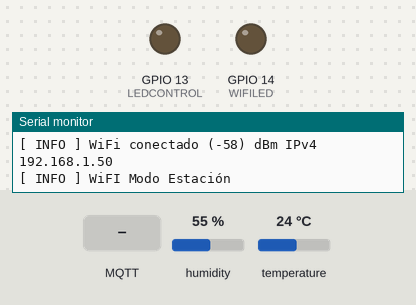
The program below on a simulated ESP32. Shown: output pins drawn as LEDs (lit = HIGH), the last lines printed to the serial monitor. The inputs (shaded band) are chosen by the test bench; at power-on: humidity 55 %, temperature 24 °C. WiFi joins after 1.5 s; servers stay silent unless stated; storage starts empty; random numbers use the default seed unless the program sets one; EEPROM starts erased; no MQTT or app messages arrive unless stated.

Above: at 2.8 s.
2.9 s: MQTT message "on" arrives on the first subscribed topic
At 6.7 s:
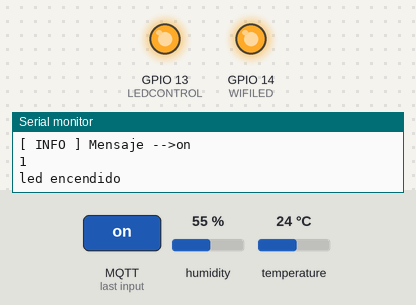
At 8.6 s:
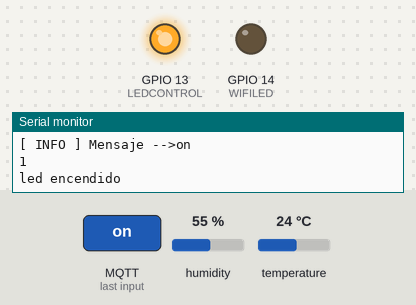
9.6 s: MQTT message "off" arrives on the first subscribed topic
At 11.7 s:
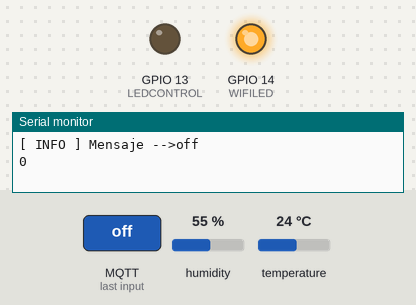
Timing chart, 0 to 20.0 s (numbered marks = the images above; inputs shaded):
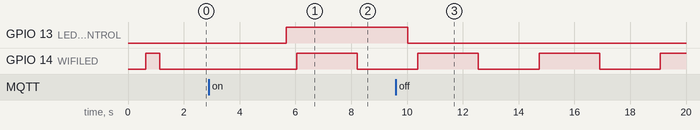

Measured:
- after the input at 2.9 s, GPIO 13 (LEDCONTROL): LOW → HIGH after 2.8 s
- after the input at 9.6 s, GPIO 13 (LEDCONTROL): HIGH → LOW after 0.43 s
- by itself, GPIO 14 (WIFILED): alternates HIGH for 2.2 s and LOW for 2.2 s

The program:

main.cpp
```cpp
// -------------------------------------------------------------------
// Librerías
// -------------------------------------------------------------------
#include <Arduino.h>
#include <ArduinoJson.h>
#include "DHTesp.h" // Click here to get the library: http://librarymanager/All#DHTesp
#include <SPIFFS.h>
#include <EEPROM.h>
#include <TimeLib.h>
// -------------------------------------------------------------------
// Archivos *.hpp - Fragmentar el Código
// -------------------------------------------------------------------
#include "vue32_header.hpp"
#include "vue32_functions.hpp"
#include "vue32_settings.hpp"
#include "vue32_wifi.hpp"
#include "vue32_mqtt.hpp"

DHTesp dht;

// -------------------------------------------------------------------
// Setup
// -------------------------------------------------------------------
void setup() {
  Serial.begin(115200);
  setCpuFrequencyMhz(240);
  // Memoria EEPROM init
  EEPROM.begin(256);
  // Leer el valor de la memoria
  EEPROM.get(Restart_Address, device_restart);
  device_restart++;
  // Guardar el valor a la memoria
  EEPROM.put(Restart_Address, device_restart);
  EEPROM.commit();
  EEPROM.end();
  log("\n[ INFO ] Iniciando Setup");
  log("[ INFO ] Reinicios " + String(device_restart));
  log("[ INFO ] Setup corriendo en el Core "+ String(xPortGetCoreID()));
  // Iniciar el SPIFFS
  if(!SPIFFS.begin(true)){
    log("[ ERROR ] Falló la inicialización del SPIFFS");
    while(true);
  }
  // Leer el Archivo settings.json
  if(!settingsRead()){
    settingsSave();
  }
  // Configuración de los LEDs
  settingPines();
  // Setup WIFI
  wifi_setup();

  dht.setup(26, DHTesp::DHT11); // Connect DHT sensor to GPIO 17

}
// -------------------------------------------------------------------
// Loop Principal
// -------------------------------------------------------------------
void loop() {

// -------------------------------------------------------------------
// WIFI
// -------------------------------------------------------------------
  if(wifi_mode == WIFI_STA){
    wifiLoop();
  }else if (wifi_mode == WIFI_AP){
    wifiAPLoop();
  }

 delay(1800);

  humidity = dht.getHumidity();
  temp = dht.getTemperature();
  fah = dht.toFahrenheit(temp);
  heatIndex = dht.computeHeatIndex(temp, humidity, false);
  // Serial.print(dht.getStatusString());
  // Serial.print("\t");
  // Serial.print(humidity, 1);
  // Serial.print("\t\t");
  // Serial.print(temperature, 1);
  // Serial.print("\t\t");
  // Serial.print(, 1);
  // Serial.print("\t\t");
  // Serial.print(dht.computeHeatIndex(temperature, humidity, false), 1);
  // Serial.print("\t\t");
  // Serial.println(dht.computeHeatIndex(dht.toFahrenheit(temperature), humidity, true), 1);

 if((WiFi.status() == WL_CONNECTED) && (wifi_mode == WIFI_STA)){
    if(mqtt_server != 0){
      // Función para el Loop principla de MQTT
       mqttLoop();

        mqtt_publish_temp();
        mqtt_publish_humidity();
        mqtt_publish_fah();
        mqtt_publish_heatIndex();
        mqtt_publish_data();


    }
  }
}
```

vue32_LedBlink.hpp
```cpp
#include <Arduino.h>

bool ioBlink = false;
unsigned long milOld;
int rndTemp = 0;

// -------------------------------------------------------------------
// Off un Led/Relay/Actuador
// -------------------------------------------------------------------
void setOffSingle(int _pin){
    digitalWrite(_pin, LOW); // 0
}
// -------------------------------------------------------------------
// On un Led/Relay/Actuador
// -------------------------------------------------------------------
void setOnSingle(int _pin){
    digitalWrite(_pin, HIGH); // 1
}
// -------------------------------------------------------------------
// On/Off un Led/Relay/Actuador segun Estados
// -------------------------------------------------------------------
void setOnOffSingle(int _pin, bool status){
    if(status){
        digitalWrite(_pin, HIGH);
    }else{
        digitalWrite(_pin, LOW);
    }
}
// -------------------------------------------------------------------
// Simple blinking function - Pestañeo para Alarmas tiempo variable
// -------------------------------------------------------------------
void blinkSingle(int speed, int _pin){
    if((milOld + speed) < millis()){
        milOld = millis();
        if(ioBlink == false){
            digitalWrite(_pin, HIGH);
            ioBlink = true;
        }else{
            digitalWrite(_pin, LOW);
            ioBlink = false;
        }
    }
}
// -------------------------------------------------------------------
// Parpadeo Asincrónico Tiempo On y Tiempo Off tiempo variable
// -------------------------------------------------------------------
void blinkSingleAsy(int timeHigh, int timeLow, int _pin){
    if(ioBlink == false){
        if((milOld + timeHigh) < millis()){
            milOld = millis();
            digitalWrite(_pin, LOW);
            ioBlink = true;
        }
    }else{
        if((milOld + timeLow) < millis()){
            milOld = millis();
            digitalWrite(_pin, HIGH);
            ioBlink = false;
        }
    }
}
// -------------------------------------------------------------------
// Blinking with randomised delay como para TX/RX de Datos
// -------------------------------------------------------------------
void blinkRandomSingle(int minTime, int maxTime, int _pin){
    if((milOld + rndTemp) < millis()){
        milOld = millis();
        rndTemp = random(minTime, maxTime);
        if(ioBlink == false){
            digitalWrite(_pin, HIGH);
            ioBlink = true;
        }else{
            digitalWrite(_pin, LOW);
            ioBlink = false;
        }
    }
}
```

vue32_functions.hpp
```cpp
/* -------------------------------------------------------------------
 * AdminESP - ElectronicIOT 2022
 * Sitio WEB: https://electroniciot.com
 * Correo: admin@electroniciot.com
 * Cel_WSP: +591 71243395
 * Plataforma: ESP32
 * Framework:  Arduino
 * Proyecto: Panel Administrativo para el ESP32 con Vue.js
 * Nombre: VUE32 Admin Tool
 * Autor: Ing. Yamir Hidalgo Peña
 * -------------------------------------------------------------------
*/

#include "vue32_LedBlink.hpp"

// -------------------------------------------------------------------
// Genera un log en el puerto Serial
// -------------------------------------------------------------------
void log(String s){
    Serial.println(s);
}
// -------------------------------------------------------------------
// Definir la Plataforma
// -------------------------------------------------------------------
String platform(){
// Optiene la plataforma de hardware
#ifdef ARDUINO_ESP32_DEV
    return "ESP32";
#endif
}
// -------------------------------------------------------------------
// De HEX a String
// -------------------------------------------------------------------
String hexStr(const unsigned long &h, const byte &l = 8){
    String s;
    s = String(h, HEX);
    s.toUpperCase();
    s = ("00000000" + s).substring(s.length() + 8 - l);
    return s;
}
// -------------------------------------------------------------------
// Crear un ID unico desde la direccion MAC
// -------------------------------------------------------------------
String idUnique(){
    // Retorna los ultimos 4 Bytes del MAC rotados
    char idunique[15];
    uint64_t chipid = ESP.getEfuseMac();
    uint16_t chip = (uint16_t)(chipid >> 32);
    snprintf(idunique, 15, "%04X", chip);
    return idunique;
}
// -------------------------------------------------------------------
// Número de serie del Dispositivo único
// -------------------------------------------------------------------
String deviceID(){
    return String(platform()) + hexStr(ESP.getEfuseMac()) + String(idUnique());
}
// -------------------------------------------------------------------
// Configurar los Pines de Salida WIFI - MQTT
// -------------------------------------------------------------------
void settingPines(){
    pinMode(WIFILED, OUTPUT);
    pinMode(DHTPIN, OUTPUT);
    pinMode(LEDCONTROL, OUTPUT);
    setOffSingle(WIFILED);
    setOffSingle(LEDCONTROL);
    setOffSingle(DHTPIN);
}
// -------------------------------------------------------------------
// Convierte un char a IP
// -------------------------------------------------------------------
uint8_t ip[4];    // Variable función convertir string a IP
IPAddress CharToIP(const char *str){
    sscanf(str, "%hhu.%hhu.%hhu.%hhu", &ip[0], &ip[1], &ip[2], &ip[3]);
    return IPAddress(ip[0], ip[1], ip[2], ip[3]);
}
// -------------------------------------------------------------------
// Retorna IPAddress en formato "n.n.n.n" de IP a String
// -------------------------------------------------------------------
String ipStr(const IPAddress &ip){
    String sFn = "";
    for (byte bFn = 0; bFn < 3; bFn++){
        sFn += String((ip >> (8 * bFn)) & 0xFF) + ".";
    }
    sFn += String(((ip >> 8 * 3)) & 0xFF);
    return sFn;
}
String pathMqtt(){
    return String("v1/devices/"+String(mqtt_cloud_id));
}
void mqttRX(){
    for(int16_t i = 0; i < 1; i++){
        vTaskDelay(10);
    }
}
// -------------------------------------------------------------------
// Parpadeo LED MQTT Transmisión
// -------------------------------------------------------------------
void mqttTX(){
    for(int16_t i = 0; i < 6; i++){
        vTaskDelay(50);
        vTaskDelay(10);
    }
}
String longTimeStr(const time_t &t){
    String s = String(t / SECS_PER_DAY) + ':';
    if (hour(t) < 10)
    {
        s += '0';
    }
    s += String(hour(t)) + ':';
    if (minute(t) < 10)
    {
        s += '0';
    }
    s += String(minute(t)) + ':';
    if (second(t) < 10)
    {
        s += '0';
    }
    s += String(second(t));
    return s;
}
```

vue32_header.hpp
```cpp
// -------------------------------------------------------------------
// Definiciones
// -------------------------------------------------------------------
#define WIFILED 14
#define DHTTYPE 11
#define DHTPIN 33
#define LEDCONTROL 13
// -------------------------------------------------------------------
// CALCULAR LA CAPACIDAD DEL JSON
// Asistente ArduinoJson: https://arduinojson.org/v6/assistant/
// Documentación: https://arduinojson.org/v6/api/json/deserializejson/
// -------------------------------------------------------------------
const size_t capacitySettings = 1536;
// -------------------------------------------------------------------
// Versión de Firmware desde las variables de entorno platformio.ini
// -------------------------------------------------------------------
#define TEXTIFY(A) #A
#define ESCAPEQUOTE(A) TEXTIFY(A)
String device_fw_version = ESCAPEQUOTE(BUILD_TAG);
// -------------------------------------------------------------------
// Version de Hardware y Fabricante
// -------------------------------------------------------------------
#define device_hw_version   "ADMINVUE32 v1 00000000"    // Versión del hardware
#define device_manufacturer "IOTHOST"                   // Fabricante


float temp;
float humidity;
float fah;
float heatIndex;

// -------------------------------------------------------------------
// Zona configuración Dispositivo
// -------------------------------------------------------------------
boolean device_config_file;         // Identificador para archivo de configuración
char    device_config_serial[30];   // Numero de serie de cada Archivo configuración unico
char    device_id[30];              // ID del dispositivo
int     device_restart;             // Número de reinicios
char    device_old_user[15];        // Usuario para acceso al servidor Web
char    device_old_password[15];    // Contraseña del usuario servidor Web
// -------------------------------------------------------------------
// Zona configuración WIFI modo Cliente
// -------------------------------------------------------------------
boolean wifi_ip_static;             // Uso de IP Estática DHCP
char    wifi_ssid[30];              // Nombre de la red WiFi
char    wifi_password[30];          // Contraseña de la Red WiFi
char    wifi_ipv4[15];              // Dir IPv4 Estático
char    wifi_gateway[15];           // Dir IPv4 Gateway
char    wifi_subnet[15];            // Dir IPv4 Subred
char    wifi_dns_primary[15];       // Dir IPv4 DNS primario
char    wifi_dns_secondary[15];     // Dir IPv4 DNS secundario
// -------------------------------------------------------------------
// Zona configuración WIFI modo AP
// -------------------------------------------------------------------
boolean ap_mode;                    // Uso de Modo AP
char    ap_ssid[31];                // Nombre del SSID AP
char    ap_password[63];            // Contraseña del AP
int     ap_chanel;                  // Canal AP
int     ap_visibility;              // Es visible o no el AP  (0 - Visible  1 - Oculto)
int     ap_connect;                 // Número de conexiones en el AP máx 8 conexiones ESP32
// -------------------------------------------------------------------
// Zona configuración MQTT
// -------------------------------------------------------------------
boolean mqtt_cloud_enable;          // Habilitar MQTT Broker
char    mqtt_cloud_id[30];          // Cliente ID MQTT Broker
char    mqtt_user[30];              // Usuario MQTT Broker
char    mqtt_password[39];          // Contraseña del MQTT Broker
char    mqtt_server[39];            // Servidor del MQTT Broker
int     mqtt_port;                  // Puerto servidor MQTT Broker
boolean mqtt_retain;                // Habilitar mensajes retenidos
int     mqtt_qos;                   // Calidad del servicio
boolean mqtt_time_send;             // Habilitar en envio de datos
int     mqtt_time_interval;         // Tiempo de envio por MQTT en segundos
boolean mqtt_status_send;           // Habilitar en envio de estados
// -------------------------------------------------------------------
// Zona Firmware Update TODO: Para La API REST
// -------------------------------------------------------------------
size_t  content_len;
#define U_PART U_SPIFFS
// -------------------------------------------------------------------
// Zona EEPROM para contador de reinicios
// -------------------------------------------------------------------
#define Start_Address 0
#define Restart_Address Start_Address + sizeof(int)
```

vue32_wifi.hpp
```cpp
#include <WiFi.h>
#include <DNSServer.h>
#include <ESPmDNS.h>

const byte DNSSERVER_PORT = 53;
DNSServer dnsServer;

IPAddress ap_IPv4(192,168,1,15);
IPAddress ap_subnet(255,255,255,0);

// WiFi.mode(WIFI_STA)      - station mode: the ESP32 connects to an access point
// WiFi.mode(WIFI_AP)       - access point mode: stations can connect to the ESP32
// WiFi.mode(WIFI_AP_STA)   - access point and a station connected to another access point

int wifi_mode = WIFI_STA;
bool wifi_change = false;

unsigned long previousMillisWIFI = 0;
unsigned long previousMillisAP = 0;
unsigned long intervalWIFI = 30000; // 30 Segundos

// http://adminesp32.local
const char *esp_hostname = device_id;

// -------------------------------------------------------------------
// Iniciar WIFI Modo AP
// -------------------------------------------------------------------
void startAP(){
    log("[ INFO ] Iniciando Modo AP");
    WiFi.disconnect(true);
    WiFi.softAPConfig(ap_IPv4, ap_IPv4, ap_subnet);
    WiFi.hostname(esp_hostname);
    WiFi.softAP(ap_ssid, ap_password, ap_chanel, ap_visibility, ap_connect);
    log("[ INFO ] WiFi AP " + String(ap_ssid) + " - IP " + ipStr(WiFi.softAPIP()));
    dnsServer.setErrorReplyCode(DNSReplyCode::ServerFailure);
    dnsServer.start(DNSSERVER_PORT, "*", ap_IPv4);
    wifi_mode = WIFI_AP;
}
// -------------------------------------------------------------------
// Iniciar WIFI Modo Estación
// -------------------------------------------------------------------
void startClient(){
    log("[ INFO ] Iniciando Modo Estación");
    WiFi.mode(WIFI_STA);

    WiFi.hostname(esp_hostname);
    WiFi.begin(wifi_ssid, wifi_password);
    log("[ INFO ] Conectando al SSID " + String(wifi_ssid));
    byte b = 0;
    while( WiFi.status() != WL_CONNECTED && b < 60){
        b++;
        log("[ WARNING ] Intentando conexión WiFi ...");
        vTaskDelay(500);
        blinkSingle(100, WIFILED);
    }
    if(WiFi.status() == WL_CONNECTED){
        log("[ INFO ] WiFi conectado (" + String(WiFi.RSSI()) + ") dBm IPv4 " + ipStr(WiFi.localIP()));
        blinkRandomSingle(10, 100, WIFILED);
        wifi_mode = WIFI_STA;
        wifi_change = true;
    }else{
        log("[ ERROR ] WiFi no conectado");
        blinkRandomSingle(10, 100, WIFILED);
        wifi_change = true;
        startAP();
    }
}
// -------------------------------------------------------------------
// Setup
// -------------------------------------------------------------------
void wifi_setup(){
    WiFi.disconnect(true);

    // 2) Caso contrario en Modo Estación
        startClient();
        if(WiFi.status() == WL_CONNECTED){
            log("[ INFO ] WiFI Modo Estación");
        }

}
// -------------------------------------------------------------------
// Loop Modo Estación
// -------------------------------------------------------------------
byte w = 0;
void wifiLoop(){
    unsigned long currentMillis = millis();
    if(WiFi.status() != WL_CONNECTED && (currentMillis - previousMillisWIFI >= intervalWIFI)){
        w++;
        blinkSingle(100, WIFILED);
        WiFi.disconnect(true);
        WiFi.reconnect();
        previousMillisWIFI = currentMillis;
        // 2 = 1 minuto
        if(w == 2){
            log("[ INFO ] Cambiando a Modo AP");
            wifi_change = true;
            w = 0;
            startAP();
        }else{
            log("[ WARNING ] SSID " + String(wifi_ssid) + " desconectado ");
        }
    }else{
       blinkSingleAsy(10, 500, WIFILED);
    }
}
// -------------------------------------------------------------------
// Loop Modo AP
// -------------------------------------------------------------------
byte a = 0;
void wifiAPLoop(){
    blinkSingleAsy(5, 100, WIFILED);
    dnsServer.processNextRequest(); // Portal captivo DNS
    unsigned long currentMillis = millis();
    if((currentMillis - previousMillisAP >= intervalWIFI) && wifi_change){
        a++;
        previousMillisAP = currentMillis;
        // 20 es igual a 10 minuto
        if(a == 20){
            log("[ INFO ] Cambiando a Modo Estación");
            wifi_change = false;
            a = 0;
            startClient();
        }
    }
}
```

Source omitted: vue32_mqtt.hpp (5869 bytes), vue32_settings.hpp (9236 bytes)
